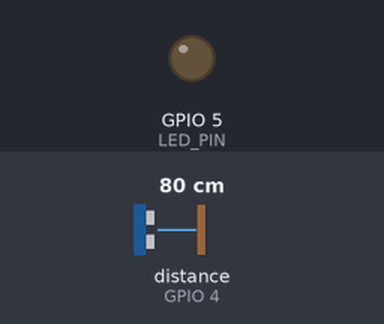
The sketch below on a simulated ESP32. Parts: output pins drawn as LEDs (lit = HIGH). Wiring (inferred from the names in the program): ultrasonic range finder: trigger GPIO 2; echo GPIO 4. The inputs (shaded band) are chosen by the test bench; at power-on: distance to the obstacle (sensor on GPIO 4) 80 cm. The echo pulse lasts 58.3 µs per cm; WiFi joins after 1.5 s; servers stay silent unless stated; uploads are accepted with an empty reply; pins used as bus, display or sensor lines are not drawn; what the sketch prints to the serial monitor is not drawn.

Above: at 4.2 s.
4.3 s: distance to the obstacle (sensor on GPIO 4) set to 2 cm
At 5.4 s:
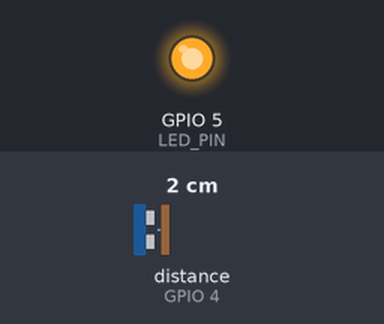
8.2 s: distance to the obstacle (sensor on GPIO 4) set to 4 cm
Timing chart, 0 to 19.9 s (numbered marks = the images above; inputs shaded):
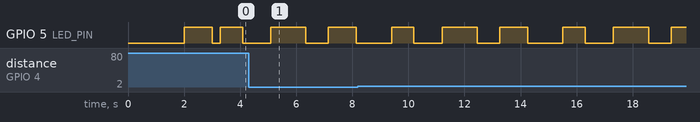

The sketch:

esp32_real_sensor_test.ino
```cpp
#include <WiFi.h>
#include <HTTPClient.h>
#include <ArduinoJson.h>

// WiFi Configuration
const char* ssid = "SM";
const char* password = "SM-12345";

// Try different IP addresses - your ESP32 might be on a different network
const char* serverUrls[] = {
  "http://192.168.43.159:8000/api/sensor-data/",  // Your current IP
  "http://192.168.1.100:8000/api/sensor-data/",   // Common router IP
  "http://192.168.0.100:8000/api/sensor-data/",    // Another common IP
  "http://10.0.0.100:8000/api/sensor-data/"        // Another common IP
};

const char* binId = "BIN001";

// Pin Configuration
const int TRIG_PIN = 2;
const int ECHO_PIN = 4;
const int LED_PIN = 5;

// Bin Parameters
const float BIN_HEIGHT = 120.0;
const float SENSOR_OFFSET = 10.0;
const float MAX_FILL_LEVEL = 100.0;

// Timing
const unsigned long SEND_INTERVAL = 3000; // 3 seconds
unsigned long lastSendTime = 0;

// Data Variables
float currentFillPercentage = 0;
float latitude = 4.0511;
float longitude = 9.7679;
int currentServerIndex = 0;

void setup() {
  Serial.begin(115200);
  delay(1000);

  Serial.println("\n=== ESP32 REAL SENSOR DATA TEST ===");
  Serial.println("🎯 Goal: Send REAL sensor data to Django server");
  Serial.println("📋 Configuration:");
  Serial.print("   Bin ID: ");
  Serial.println(binId);
  Serial.print("   WiFi: ");
  Serial.println(ssid);

  // Initialize pins
  pinMode(TRIG_PIN, OUTPUT);
  pinMode(ECHO_PIN, INPUT);
  pinMode(LED_PIN, OUTPUT);

  digitalWrite(TRIG_PIN, LOW);
  digitalWrite(LED_PIN, LOW);

  Serial.println("✓ Pins initialized");

  // Connect WiFi
  connectWiFi();

  Serial.println("✓ Setup complete - System ready!");
  Serial.println("🔍 Testing different server URLs...");
  Serial.println();
}

void loop() {
  unsigned long currentTime = millis();

  if (currentTime - lastSendTime >= SEND_INTERVAL) {
    currentFillPercentage = readSensor();
    sendData();
    lastSendTime = currentTime;
  }

  // Status LED heartbeat
  static unsigned long lastBlink = 0;
  if (currentTime - lastBlink >= 1000) {
    digitalWrite(LED_PIN, !digitalRead(LED_PIN));
    lastBlink = currentTime;
  }

  delay(100);
}

void connectWiFi() {
  Serial.print("🔗 Connecting to WiFi: ");
  Serial.println(ssid);

  WiFi.begin(ssid, password);

  int attempts = 0;
  while (WiFi.status() != WL_CONNECTED && attempts < 20) {
    delay(1000);
    Serial.print(".");
    attempts++;
    digitalWrite(LED_PIN, !digitalRead(LED_PIN));
  }

  if (WiFi.status() == WL_CONNECTED) {
    Serial.println();
    Serial.println("✅ WiFi connected successfully!");
    Serial.print("  📍 ESP32 IP Address: ");
    Serial.println(WiFi.localIP());
    Serial.print("  📶 Signal Strength: ");
    Serial.print(WiFi.RSSI());
    Serial.println(" dBm");
    Serial.print("  🌐 Gateway: ");
    Serial.println(WiFi.gatewayIP());
  } else {
    Serial.println();
    Serial.println("❌ WiFi connection failed!");
  }
}

float readSensor() {
  Serial.println("┌────────── REAL SENSOR READING ─────────┐");

  // Clear trigger
  digitalWrite(TRIG_PIN, LOW);
  delayMicroseconds(5);

  // Send trigger pulse
  digitalWrite(TRIG_PIN, HIGH);
  delayMicroseconds(10);
  digitalWrite(TRIG_PIN, LOW);

  // Read echo
  unsigned long duration = pulseIn(ECHO_PIN, HIGH, 30000);

  if (duration == 0) {
    Serial.println("│ Sensor Status:     ❌ TIMEOUT      │");
    Serial.println("│ Distance:          NO READING     │");
    Serial.println("│ Fill Level:        0.0%           │");
    Serial.println("└────────────────────────────────────┘");
    return 0;
  }

  // Calculate distance
  float distance = (duration * 0.034) / 2.0;

  // Validate distance
  if (distance < 2.0 || distance > 400.0) {
    Serial.println("│ Sensor Status:     ❌ INVALID      │");
    Serial.printf("│ Distance:          %.1f cm        │\n", distance);
    Serial.println("│ Fill Level:        0.0%           │");
    Serial.println("└────────────────────────────────────┘");
    return 0;
  }

  // Calculate fill level
  float fillLevel = BIN_HEIGHT - SENSOR_OFFSET - distance;
  if (fillLevel < 0) fillLevel = 0;
  if (fillLevel > MAX_FILL_LEVEL) fillLevel = MAX_FILL_LEVEL;

  // Convert to percentage
  float percentage = (fillLevel / MAX_FILL_LEVEL) * 100;
  if (percentage < 0) percentage = 0;
  if (percentage > 100) percentage = 100;

  Serial.println("│ Sensor Status:     ✅ ACTIVE       │");
  Serial.printf("│ Distance:          %.1f cm        │\n", distance);
  Serial.printf("│ Fill Level:        %.1f%%          │\n", percentage);
  Serial.println("└────────────────────────────────────┘");

  return percentage;
}

void sendData() {
  if (WiFi.status() != WL_CONNECTED) {
    Serial.println("⚠️ WiFi disconnected, reconnecting...");
    connectWiFi();
    return;
  }

  const char* currentUrl = serverUrls[currentServerIndex];
  Serial.print("🌐 Trying server: ");
  Serial.println(currentUrl);

  HTTPClient http;

  if (!http.begin(currentUrl)) {
    Serial.println("❌ HTTP client failed to start");
    tryNextServer();
    return;
  }

  http.addHeader("Content-Type", "application/json");
  http.setTimeout(5000); // 5 second timeout

  // Create JSON payload with REAL sensor data
  StaticJsonDocument<200> doc;
  doc["sensor_id"] = "ESP32_001";
  doc["bin_id"] = binId;
  doc["fill_level"] = currentFillPercentage;  // REAL sensor reading
  doc["latitude"] = latitude;
  doc["longitude"] = longitude;
  doc["organic_percentage"] = 40.0;
  doc["plastic_percentage"] = 35.0;
  doc["metal_percentage"] = 25.0;
  doc["sensor_status"] = "ONLINE";
  doc["battery_level"] = 95.0;
  doc["signal_strength"] = WiFi.RSSI();
  doc["temperature"] = 25.0;
  doc["humidity"] = 60.0;

  String jsonString;
  serializeJson(doc, jsonString);

  Serial.print("📡 Sending REAL data: ");
  Serial.println(jsonString);

  // Send POST request
  int httpCode = http.POST(jsonString);

  if (httpCode > 0) {
    String response = http.getString();
    Serial.printf("📨 Server response: %d ", httpCode);

    if (httpCode == 201) {
      Serial.println("- ✅ SUCCESS! Real sensor data sent!");

      // Success blink
      for (int i = 0; i < 3; i++) {
        digitalWrite(LED_PIN, HIGH);
        delay(200);
        digitalWrite(LED_PIN, LOW);
        delay(200);
      }

      Serial.println("🎉 REAL SENSOR DATA SUCCESSFULLY SENT TO SERVER!");
      Serial.println("📊 Check your dashboard - BIN001 should now show REAL data!");

    } else {
      Serial.printf("- ❌ Error: %s\n", response.c_str());
      tryNextServer();
    }
  } else {
    Serial.printf("❌ Connection failed: %s\n", http.errorToString(httpCode).c_str());
    tryNextServer();
  }

  http.end();
  Serial.println(); // Add spacing between transmissions
}

void tryNextServer() {
  currentServerIndex = (currentServerIndex + 1) % 4;
  Serial.println("🔄 Trying next server URL...");
}
```
